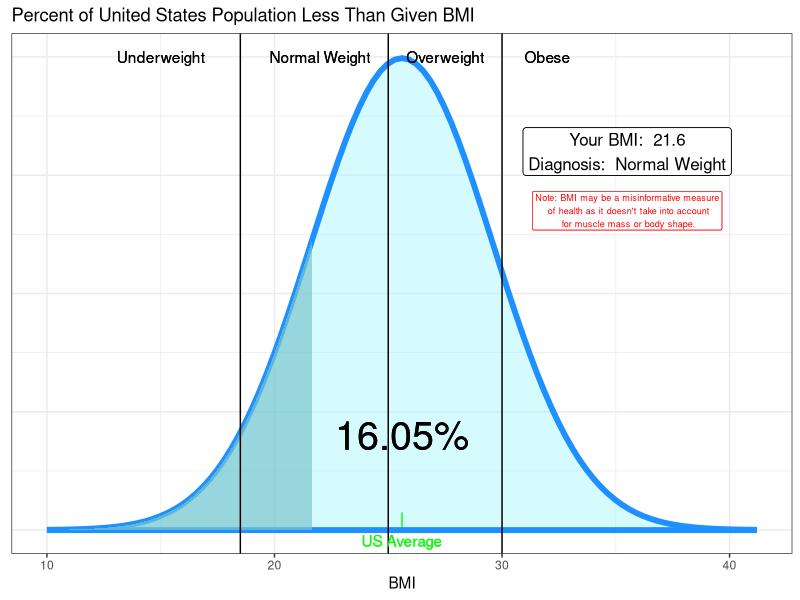

Here is the R script that generated this plot:
## ---- chunk 1
height <- 65
weight <- 130
## ---- chunk 2
health.analysis <- function(height,weight) {    # Input height (in) and weight (lb) into function

if (height < 2.5) {     # Checks to see if height is impossibly low
    print("Invalid input. Height must be in inches")
} else if (height > 2.5 && weight < 60) {       # Checks to see if weight is impossibly low
    print("Invalid input. Weight must be in pounds")
}
    
BMI <- weight / height^2 * 703      # Converts height (in) and weight (lb) into BMI

# Classifies Diagnosis based on BMI 
if (BMI < 18.5) {
    Diagnosis <- "Underweight"
} else if (BMI >= 18.5 && BMI < 25) {
    Diagnosis <- "Normal Weight"
} else if (BMI >= 25 && BMI < 30) {
    Diagnosis <- "Overweight"
} else if (BMI >= 30) {
    Diagnosis <- "Obese"
}

output<-list(BMI=BMI,Diagnosis=Diagnosis)       # Creates a list so function can return two variables
return(output)      # Function outputs variable BMI and Diagnosis
}

health.analysis(height,weight)
## ---- chunk 3
library(tidyverse)

popgraph <- function(height,weight) {
    
bmi <- health.analysis(height,weight)$BMI
diagnosis <- health.analysis(height,weight)$Diagnosis
percent <- round(pnorm(bmi,25.6,4) * 100, 2)

ggplot(data.frame(x=c(10,41.2)), aes(x)) +    # Creates plot from x = 10.6 to 40.6
# Plots a normal curve with mean = 25.6, sd = 4. Colors area blue.
    stat_function(fun=dnorm, args=list(25.6,4), color = "dodgerblue", size = 2, geom="area", fill="cadetblue1", alpha = 0.4) +     
    scale_x_continuous(name="BMI") +        # Labels x axis "BMI"
    ggtitle("Percent of United States Population Less Than Given BMI") +   # Adds a graph title
    theme_bw() +        # Makes the background white theme
# Shades only below given BMI dark blue
    stat_function(fun=dnorm, args=list(25.6,4), xlim=c(10,bmi), geom="area", fill="cadetblue3", alpha = 0.7) +   
    
    geom_vline(xintercept=c(18.5,25,30)) +      # Adds black vertical lines in desired locations
    geom_label(aes(35.5,0.08,label=paste0("Your BMI:  ", round(bmi,digits=1), "\n", "Diagnosis:  ", diagnosis)), size=4.3)  +    # prints rounded BMI to 1 decimal and Diagnosis on top right 
    geom_label(aes(35.5,0.0675, label=paste0("Note: BMI may be a misinformative measure", "\n", " of health as it doesn't take into account", "\n", " for muscle mass or body shape.")), color="red", size=2.3) +
    geom_text(aes(25.6,0.02,label=paste0(percent,"%")), size=10)  +     # Adds % label in middle of graph
    geom_text(aes(25.6,0.0001, label=paste0("|", "\n", "US Average")), color="green") +  # Adds average tick mark
    geom_text(aes(15,0.1, label="Underweight")) +
    geom_text(aes(22,0.1, label="Normal Weight")) +
    geom_text(aes(27.5,0.1, label="Overweight")) +
    geom_text(aes(32,0.1, label="Obese")) +
    theme(axis.title.y=element_blank(),axis.text.y=element_blank(),axis.ticks.y=element_blank())    # Removes y axis information
}

popgraph(height,weight)
## ---- chunk 4
weight <- 130
target.weight <- 120
target.date <- 12       # Period from now until target date in weeks
intensity <- 3     # Total number of hours per week individual can devote to weight loss program

personal.trainer <- function(weight,target.weight,target.date,intensity.plan) {

if (target.weight > weight) {       # Checks to see if target weight is less than current weight
    print("This is a weight loss program")
}

weight.per.week <- (target.weight - weight) / 12    # How many lbs should be lost per week on average

if (weight.per.week >=5){       # Checks to see if weight loss plan is too extreme
    print("Workout plan may be unrealistic and unhealthy")
}

}

personal.trainer(weight,target.weight,target.date,intensity.plan)
